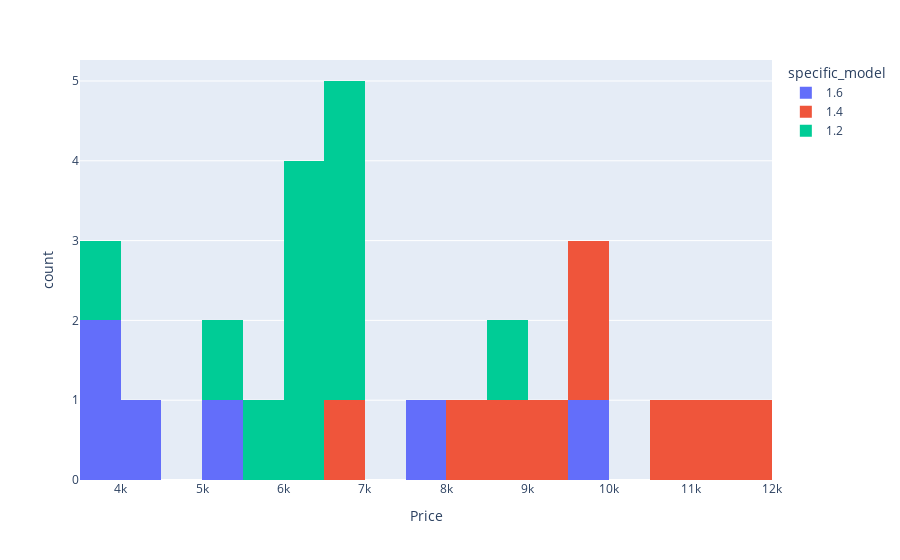

Source (notebook cell):
### Markdown cell above
More elaborated plots

### Code cell
bin_width = 499 #km # cannot decide on a bin size, but can decide on the number of bins (and we can compute how many bins we need for a specific bin size)
nbins = math.ceil((df["Price"].max() - df["Price"].min()) / bin_width)
price_distr = px.histogram(df, x='Price', nbins=nbins, color="specific_model")
price_distr.show()

### Figure 1 — Plotly figure (JSON) as saved in the notebook; plotly's stock layout.template omitted (floating-point values rounded to 4 significant figures)
{"data": [{"alignmentgroup": "True", "bingroup": "x", "hovertemplate": "specific_model=1.6<br>Price=%{x}<br>count=%{y}<extra></extra>", "legendgroup": "1.6", "marker": {"color": "#636efa", "pattern": {"shape": ""}}, "name": "1.6", "nbinsx": 17, "offsetgroup": "1.6", "orientation": "v", "showlegend": true, "type": "histogram", "x": [3750, 9995, 5199, 4300, 3500, 7500], "xaxis": "x", "yaxis": "y"}, {"alignmentgroup": "True", "bingroup": "x", "hovertemplate": "specific_model=1.4<br>Price=%{x}<br>count=%{y}<extra></extra>", "legendgroup": "1.4", "marker": {"color": "#EF553B", "pattern": {"shape": ""}}, "name": "1.4", "nbinsx": 17, "offsetgroup": "1.4", "orientation": "v", "showlegend": true, "type": "histogram", "x": [9900, 11499, 8900, 11500, 8300, 6999, 9500, 9000, 10700], "xaxis": "x", "yaxis": "y"}, {"alignmentgroup": "True", "bingroup": "x", "hovertemplate": "specific_model=1.2<br>Price=%{x}<br>count=%{y}<extra></extra>", "legendgroup": "1.2", "marker": {"color": "#00cc96", "pattern": {"shape": ""}}, "name": "1.2", "nbinsx": 17, "offsetgroup": "1.2", "orientation": "v", "showlegend": true, "type": "histogram", "x": [6700, 8500, 5600, 6900, 6050, 6500, 6250, 6999, 6200, 3900, 5350, 6100], "xaxis": "x", "yaxis": "y"}], "layout": {"barmode": "relative", "legend": {"title": {"text": "specific_model"}, "tracegroupgap": 0}, "margin": {"t": 60}, "xaxis": {"anchor": "y", "domain": [0, 1], "title": {"text": "Price"}}, "yaxis": {"anchor": "x", "domain": [0, 1], "title": {"text": "count"}}}}
